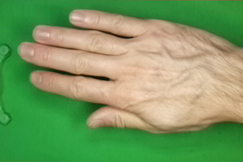
#> input picture dataset/test1.png, 243 x 162 px, shrunk from 300 x 200 before the run, found by its file name
$ jupyter execute --allow-errors Zadatak1_resenja.ipynb
#> lines starting #> are read from the running program, lines starting #| are printed output that depends on the picture; after the words box and inside, x2 and y2 are one past the last pixel; in counts of white or black regions, pixels touching at a corner belong together
# Prvi zadatak
Pred tobom je prvi zadatak iz vežbaonice iz mašinskog učenja. Kroz njega ćeš proći neke osnovne koncepte pripreme podataka, obrade slike, kao i par različitih modela klasifikacije. Nadamo se da će ti ovo pomoći da utvrdiš gradivo sa predavanja i primeniš ga na konkretnu problematiku.

Sigurno si bar čuo za igru "papir-kamen-makaze". U folderu "Rock Paper Scissors" nalazi se baza podataka sa slikama šake u sva tri različita položaja. Cilj zadatka je projektovati inovativni sistem za prepoznavanje pokazanih znakova (njihovu klasifikaciju). Ispod ćeš pronaći odvojene celine koje predstavljaju korake u standadrdnom pristupu projektovanja jednog sistema primenom mašinskog učenja. Takođe, primetićeš i neka mesta popunjena komentarima; njih je potreno izmeniti tako da se odgovori na očekivani zadatak.

#### Učitavanje potrebnih biblioteka

Pre svega, potrebno je učitati biblioteke potrebne za dalji rad. U sličaju da bilo šta dodatno bude potrebno, možeš dopisati biblioteke ispod.

[cell 1]
import numpy as np
import matplotlib.pyplot as plt
import random
import pandas as pd
import cv2
import os
import seaborn as sn

from sklearn.metrics import confusion_matrix
from sklearn.neighbors import KNeighborsClassifier
from sklearn.metrics import accuracy_score

# ovde možeš učitati dodatne biblioteke ukoliko za njima bude potrebe

## Analiza i priprema podataka

Hajde da prvo učitamo podatke i pogledadmo šta imamo u našoj bazi.

[cell 2]
# učitavanje primera slika prosleđenih u okviru foldera
slika_1, slika_2, slika_3 = plt.imread('dataset/test1.png'), plt.imread('dataset/test2.png'), plt.imread('dataset/test3.png')
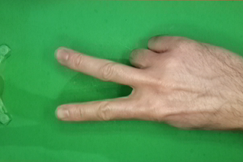
#> input picture dataset/test2.png, 243 x 162 px, shrunk from 300 x 200 before the run, found by its file name
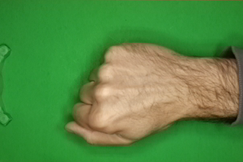
#> input picture dataset/test3.png, 243 x 162 px, shrunk from 300 x 200 before the run, found by its file name
#> slika_1 is the input picture: shape (162, 243, 3) float32; mean R, G, B 0.48, 0.607, 0.384
#> slika_2 is the input picture: shape (162, 243, 3) float32; mean R, G, B 0.345, 0.601, 0.352
#> slika_3 is the input picture: shape (162, 243, 3) float32; mean R, G, B 0.331, 0.546, 0.265

# prikaz slika
plt.figure(figsize=(15, 15))
plt.subplot(1, 3, 1)
plt.imshow(slika_1), plt.axis('off'), plt.title('Papir')
plt.subplot(1, 3, 2)
plt.imshow(slika_2), plt.axis('off'), plt.title('Makaze')
plt.subplot(1, 3, 3)
plt.imshow(slika_3), plt.axis('off'), plt.title('Kamen')
plt.show()
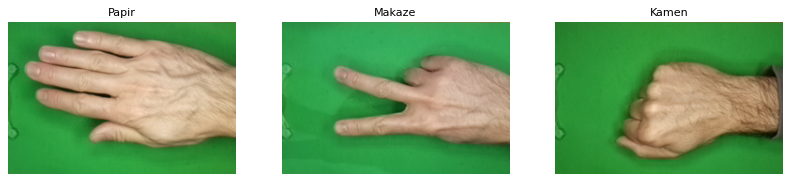
#> figure drawn by matplotlib, 3 panels

Kao što vidimo, naša baza se sastoji od tri različita položaja šake na zelenoj pozadini.
Ako se prisetimo predavanja, potrebno je izdvojiti različita karakteristična obeležja iz priloženih slika da bi se nad njima projektovao neki od statističkkih klasifikatora u daljim koracima.

Šta znači izdvojiti neke karakteristike? Hajde razmisli o tome. Šta je ono što moežeš uočiti kao razlike između ove tri slike samo gledajući u njih?
Ja ću navesti dve stvari, a ti dopuni spisak sa još dve nove:
1. Kod papira ruka prekriva skoro celu pozadinu, kod makaza i kamena manje.
2. Kod slike papira, svih 5 prstiju je ispruženo, kod makaze dva, kod kamena ni jedan.
3. <span style="color:red"> dopuniti novom karakteristikom </span>
4. <span style="color:red"> dopuniti novom karakteristikom </span>

Pomenute karakteristike je potrebno kvantifikovati, odnosno predstaviti brojevima. Pre nego što to uradimo, potrebno je pripremiti sliku za izvlačenje tih karakteristika.

## Obrada slike

Pre izdvajanja karakteristika potrebno je obraditi sliku. Kod namenjen za ovu celinu nalazi se u funckiji ispod.

Koraci predobrade:
1. Prvo je potrebno zamutiti sliku radi otklanjanja naglih ivica
2. Zatim sledi binarizacija slike - svi pikseli koji imaju bilo kakvu koncentraciju zelene treba da postanu crni, a ostali da postanu beli
3. Primeniti dilataciju kojom su uvećani objekti i uklonjeni mali razmaci između prstiju (dok je šaka zatvorena na primer), kako bi se kasnije izdvojila konzistentna celina
4. Onda primeniti eroziju kako bi se oblik vratio na prethodne dimenzije

[cell 3]
def preprocessing(picture) -> np.ndarray:
    # zamucivanje slike
    picture = cv2.GaussianBlur(picture, (11,11), 0)

    # binarizacija slike po zelenoj boji
    picture = np.where((picture[:,:,0] < 0.5) & (picture[:,:,1] > 0.1) & (picture[:,:,2] < 0.5), 0, 1)
    # konverzija slike u uint8 format
    picture = picture.astype(np.uint8)

    # dilatacija slike
    kernel = np.ones((5,5), np.uint8)
    picture = cv2.dilate(picture, kernel, iterations=3)
    # erozija slike
    picture = cv2.erode(picture, kernel, iterations=3)

    return picture

Primer slika nakon procesiranja.

[cell 4]
obradjena_slika_1 = preprocessing(slika_1)
#> in preprocessing, `picture = np.where((picture[:,:,0] < 0.5) & (picture[:,:,1] > 0.1) & (..`:
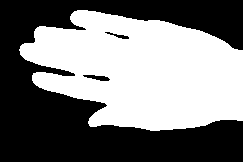
#> picture: shape (162, 243) int64; values 0 (black) and 1 (white), 48.5% white; 1 white region, box (x1, y1, x2, y2) and area: (19, 10, 243, 131) 19084
obradjena_slika_2 = preprocessing(slika_2)
obradjena_slika_3 = preprocessing(slika_3)
#> in preprocessing (call 3), `picture = cv2.dilate(picture, kernel, iterations=3)`:
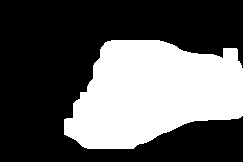
#> picture: shape (162, 243); values 0 (black) and 1 (white), 36% white; 1 white region, box (x1, y1, x2, y2) and area: (64, 40, 243, 149) 14177
#> in preprocessing (call 3), `picture = cv2.erode(picture, kernel, iterations=3)`:
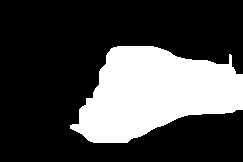
#> picture: shape (162, 243); values 0 (black) and 1 (white), 27.8% white; 1 white region, box (x1, y1, x2, y2) and area: (70, 46, 243, 143) 10961

# prikaz obradjenih slika
plt.figure(figsize=(15, 15))
plt.subplot(1, 3, 1)
plt.imshow(obradjena_slika_1, cmap='gray'), plt.axis('off'), plt.title('Papir')
plt.subplot(1, 3, 2)
plt.imshow(obradjena_slika_2, cmap='gray'), plt.axis('off'), plt.title('Makaze')
plt.subplot(1, 3, 3)
plt.imshow(obradjena_slika_3, cmap='gray'), plt.axis('off'), plt.title('Kamen')
plt.show()

## Izvlačenje karakterističnih obeležja

Sada kada smo dobili binarizovane slike šake, postaje lakše izvući karakteristike.

Priseti se prve predložene karakteristike koja razlikuje slike šaka koje pokazuju papir kamen i makaze:
- Kod papira ruka prekriva skoro celu pozadinu, kod makaza i kamena manje.

Kako bi kvantitativno predstavio ovakvu karakteristiku? Ukoliko je više piksela bele boje na slici, verovatnije je da ta slika predstavlja papir, nego makaze i kamen. Ukoliko uporedimo broj belih piksela na levoj strani slike, videćemo da će se za papir javiti neki, dok će za kamen najverovatnije levi deo slike ostati prazan. Ispod se nalazi par funkcije koje izvljače prvih par karakteristika.

Odnos broja belih i svih piksela na slici (udeo belih piksela u celoj slici):

[cell 5]
def feature1(picture) -> int:
    """Vraca udeo belih piksela u slici"""

    return sum(sum(picture)) / (len(picture)*len(picture[:,0]))

Udeo belih piksela u levoj i desnoj polovini slike:

[cell 6]
def feature2(picture) -> list:
    """Vraca udeo belih piksela u 2 segmenta slike"""

    len_x, len_y = picture.shape        # duzina i sirina slike
    segment1 = picture[:, :len_y//2]    # levi segment slike
    segment2 = picture[:, len_y//2:]    # desni segment slike

    return [sum(sum(segment1)) / (len(segment1)*len(segment1[:,0])), sum(sum(segment2)) / (len(segment2)*len(segment2[:,0]))]

Funkcija find_features primenjuje sve prethodne i vraća listu svih karakteristika.

[cell 7]
def find_features(path) -> list:
    """Vraca listu svih karakteristika"""

    pic = plt.imread(path)              # ucitavanje slike
    pic_bin = preprocessing(pic)        # obrada slike

    features = [feature1(pic_bin)]      # izvlacenje prve karakteristike
    features.extend(feature2(pic_bin))  # izvlacenje druge dve karakteristike

    # ovde dodati sve naknadno izvucene karakteristike

    return features

## Učitavanje i podela podataka na trening i test skup

Pre projektovanja samog klasifikatora jako je bitno pravilno i pravedno podeliti podatke na trening i test skup. Podaci moraju biti potpuno odvojeni i nikako se ne smeju mešati. Primera radi, ako ti nastavnica na testu da iste zadatke koje si radio/la na času, da li si siguran/na da ćeš ispravno naučiti gradivo? Ukoliko provežbaš 100 primera iz sabiranja i 1 primer iz oduzimanja, da li misliš da ćeš sa istom verovatnoćom moći da rešiš i jedan i drugi zadatak? Zato je bitno da nam se i u trening i u test setu nalazi približno isti broj odbiraka iz različitih klasa, kao i da nam kompletan dataset bude balansiran.

[cell 8]
def train_test(rock, paper, scissors, perc = 0.8):
    """Podela podataka na trening i test skup"""

    random.shuffle(rock), random.shuffle(paper), random.shuffle(scissors) # mesanje podataka

    rock_train, rock_test = rock[:int(len(rock)*perc)], rock[int(len(rock)*perc):]                          # podela kamena na trening i test skup
    paper_train, paper_test = paper[:int(len(paper)*perc)], paper[int(len(paper)*perc):]                    # podela papira na trening i test skup
    scissors_train, scissors_test = scissors[:int(len(scissors)*perc)], scissors[int(len(scissors)*perc):]  # podela makaza na trening i test skup

    train_set = rock_train + paper_train + scissors_train   # trening skup
    test_set = rock_test + paper_test + scissors_test       # test skup

    random.shuffle(train_set), random.shuffle(test_set)     # mesanje trening i test skupa

    train_data = np.array([x[0] for x in train_set])        # izdvajanje trening podataka
    train_labels = np.array([x[1] for x in train_set])      # izdvajanje labela za trening
    test_data = np.array([x[0] for x in test_set])          # izdvajanje test podataka
    test_labels = np.array([x[1] for x in test_set])        # izdvajanje labela za test

    return train_data, train_labels, test_data, test_labels

Učitavanje podataka iz baze i enkodovanje labela (kamen - 0, papir - 1, makaze - 2)

[cell 9]
rootdir = 'Rock Paper Scissors'                                       # putanja do foldera sa slikama
rock, paper, scissors = [], [], []                                       # liste za kamen, papir i makaze

for subdir, dirs, files in os.walk('.\\dataset'):
    for file in files:
        label = subdir.split('\\')[-1]

        feature = find_features(os.path.join(subdir, file))              # izvlacenje karakteristika slike
#> in find_features, `features = [feature1(pic_bin)]`: features = [0.418]
#> in feature2, `segment1 = picture[:, :len_y//2]`:
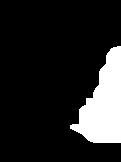
#> segment1: shape (162, 121); values 0 (black) and 1 (white), 14.5% white; 1 white region, box (x1, y1, x2, y2) and area: (70, 46, 121, 143) 2839
#> in feature2, `segment2 = picture[:, len_y//2:]`:
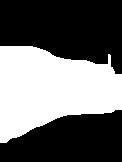
#> segment2: shape (162, 122); values 0 (black) and 1 (white), 41.1% white; 1 white region, box (x1, y1, x2, y2) and area: (0, 46, 122, 143) 8122

        if label == 'rock':
            rock.append([feature, 0])                                    # ukoliko je kamen, labela je 0
        elif label == 'paper':
            paper.append([feature, 1])                                   # ukoliko je papir, labela je 1
        else:
            scissors.append([feature, 2])                                # ukoliko su makaze, labela je 2

## Analiza karakteristika

Nakon što su izdvojene neke karakteristike, hajde da ih malo bolje pogledamo. Koliko su one korisne i koliko su međusobno slične, samo su neka od pitanja koja treba pročešljati pre projektovanja klasifikatora.

[cell 10]
# podela podataka na trening i test skup
train_data, train_labels, test_data, test_labels = train_test(rock, paper, scissors)

# formiranje dataframe-a za korelacionu analizu karakteristika
df1 = pd.DataFrame(train_data)
df2 = pd.DataFrame(test_data)
df = pd.concat([df1, df2])

# dodavanje labela u dataframe
df['label'] = np.concatenate((train_labels, test_labels))

df # prikaz

Pogledaj ovaj dataframe. U njemu se nalaze tri različite karakteristike za 427 slika iz baze, kao i odgovarajuće labela za svaku. Kako da znamo da li su ove karakteristike koje su izdvojene dovoljno dobre? Možemo uraditi korelacionu analizu sa labelama.

[cell 11]
corr_analysis = abs(df.corr()['label']).sort_values(ascending=False)    # korelacija karakteristika sa labelama
corr_analysis = corr_analysis[corr_analysis.index != 'label']
corr_analysis

Brojevi iznad predstavljau koliko je neka od karakteristika korelisana sa labelama. Vidimo da je najbolja druga, dok je najmanje korelisana prva.
Osim korelacije karakteristika sa labelama, možemo proveriti i koliko su one uzajamno slične. Tačnije, da li nose iste informacije.

#> (a cell that did not finish here is left out)

Sa korelacione matrice iznad, možeš videti da je nulta karakteristika jako korelisana i sa prvom i sa drugom, dok su prva i druga karakterisitka međusobno slabije korelisane. Odatle se zaključuje da nulta karakteristika sadrži dosta sličnih informacija sa prvom i drugom karakteristikom, pa možda i nije toliko informativna. Ovu hipotezu ćemo proveriti klasifikacijom.

## Klasifikacija

[cell 13]
# prikaz trening podataka
train_data

Iz analize karakteristika, došli smo do zaključka da karakteristike 1 i 2 nose većinu sadržaja prve, tako da je za dalju klasifikaciju možda potrebno koristiti samo njih. Ćeliju ispod izmeniti tako da se uzmu samo prva i druga karakterisika i posmatrati kako se rezultati klasifikacije menjaju.

[cell 14]
train_data = train_data[:, 0:]
test_data = test_data[:, 0:]

### KNN (k najbližih suseda)

Prvi klasifikator koji ćeš implementirati je klasifikator K Najbližih Suseda. Ispod se nalazi ilustrativni prikaz njegovog algoritma odlučivanja.

[cell 15]
train_data, train_labels, test_data, test_labels = train_test(rock, paper, scissors)
knn = KNeighborsClassifier(n_neighbors=15)
knn.fit(train_data, train_labels)
#> (the rest of this cell did not finish here and is left out)

Prisetimo se pojma krosvalidacije. Šta ona predstavlja?
<span style="color:red"> Ovde upisati komentar na zadato pitanje. </span>
Dopuniti ćeliju ispod tako da se čuvaju metrike i matrice konfuzije za 20 različitih foldova, a onda prikazati prosečne i najbolje rezultate.

[cell 16]
num_of_folds = 20         # broj ponavljanja
accs, matrices = [], []   # liste za cuvanje tacnosti i matrica konfuzije

#> (the rest of this cell did not finish here and is left out)

[cell 17]
# prikaz prosecne tacnosti i standardne devijacije
print("Accuracy: ", round(np.mean(accs)*100, 2), "%")
print("Standard deviation: ", round(np.std(accs)*100, 2), "%")

# prikaz najvece tacnosti i date matrice konfuzije
#> (the rest of this cell did not finish here and is left out)

Osmotri dobijene brojke. Srednja i maksimalna tačnost se kreću u opsegu 70-75%. Za klasifikaciju tri različite klase, random verovatnoća podotka iznosi 33.33%. U poređenju sa tim, kao i uzimajući u obzir jednostavnost korišćenih karakteristika, može se reći da dati klasifikator dovoljno dobro radi posao.

### Bajesov test minimalne verovatnoće greške

Ispred tebe se nalazi novi vid klasifikatora. Pokušaj da odgovoriš na sledeće pitanje: Kako se Bajesov test minimalne verovatnoće greške razlikuje od KNN klasifikatora? Pokreni kod ispod i analiziraj rezultate. Da li je on pogodniji za ovu problematiku? Kakva se tačnost dobija?

#> (a cell that did not finish here is left out)

[cell 19]
num_of_folds = 20         # broj ponavljanja
accs, matrices = [], []   # liste za cuvanje tacnosti i matrica konfuzije

#> (the rest of this cell did not finish here and is left out)

[cell 20]
# prikaz prosecne tacnosti i standardne devijacije
print("Accuracy: ", round(np.mean(accs)*100, 2), "%")
print("Standard deviation: ", round(np.std(accs)*100, 2), "%")

# prikaz najvece tacnosti i date matrice konfuzije
#> (the rest of this cell did not finish here and is left out)

Iz korelacione matrice uoči koja se dva položaja šake najmanje mešaju, pa za ta dva elementa prikaži histograme obeležja. Uporediti ih i analiziraj njihove razlike.

Prikaz histograma obeležja 1

[cell 21]
plt.figure(figsize=(15, 5))
plt.subplot(1, 2, 1)
plt.hist(train_data[train_labels == 1][:,1], bins=20)
plt.title('Histogram obelezja 1 za papir')
plt.subplot(1, 2, 2)
plt.hist(train_data[train_labels == 2][:,1], bins=20)
plt.title('Histogram obelezja 1 za makaze')
plt.show()
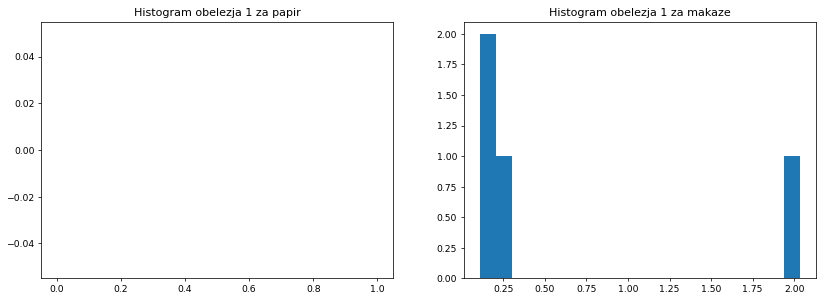
#> figure drawn by matplotlib, 2 panels; panel 2: tallest bar 2 high, from x = 0.108 to 0.205

Prikaz histograma obeležja 2

[cell 22]
# prikaz histograma obelezja 19
plt.figure(figsize=(15, 5))
plt.subplot(1, 2, 1)
plt.hist(train_data[train_labels == 1][:,2], bins=20)
plt.title('Histogram obelezja 2 za papir')
plt.subplot(1, 2, 2)
plt.hist(train_data[train_labels == 2][:,2], bins=20)
plt.title('Histogram obelezja 2 za makaze')
plt.show()

Kako se razlikuju dati histogrami?
- <span style="color:red"> Ovde upisati komentar za prvu karakteristiku. </span>
- <span style="color:red"> Ovde upisati komentar za drugu karakteristiku. </span>

### Linearni klasifikator na bazi željenog izlaza

Pred tobom je još jedan vid klasifikatora projektovan za prepoznavanje dva položaja šake. Odluči se za dve konkretne klase koje ćeš posmatrati.

Ovde se nalazi nova funkcija za podelu podataka na trening i test, jer se sada posmatraju samo dve klase.

[cell 23]
# funkcija za formiranje trening i test skupa za binarnu klasifikaciju
def train_test_2(paper, scissors, perc = 0.8):
    """Podela podataka na trening i test skup"""

    random.shuffle(paper), random.shuffle(scissors) # mesanje podataka

    paper_train, paper_test = paper[:int(len(paper)*perc)], paper[int(len(paper)*perc):]                                      # podela papira na trening i test skup
    scissors_train, scissors_test = scissors[:int(len(scissors)*perc)], scissors[int(len(scissors)*perc):]                    # podela makaza na trening i test skup

    train_set = paper_train + scissors_train   # trening skup
    test_set = paper_test + scissors_test      # test skup

    random.shuffle(train_set), random.shuffle(test_set)     # mesanje trening i test skupa

    train_data = np.array([x[0] for x in train_set])        # izdvajanje trening podataka
    train_labels = np.array([x[1] for x in train_set])      # izdvajanje labela za trening
    test_data = np.array([x[0] for x in test_set])          # izdvajanje test podataka
    test_labels = np.array([x[1] for x in test_set])        # izdvajanje labela za test

    return train_data, train_labels, test_data, test_labels

Projektovati linearni klasifikator na bazi željenog izlaza pomoću formule sa predavanja:

[cell 24]
def linear_classifier(train_data, train_labels, test_data, test_labels):
    """Linearni klasifikator na bazi zeljenog izlaza"""

    train_data = np.concatenate((train_data, np.ones((len(train_data), 1))), axis=1) # dodavanje kolone jedinica
    test_data = np.concatenate((test_data, np.ones((len(test_data), 1))), axis=1)    # dodavanje kolone jedinica

    #change train and test labels to -1 and 1
    train_labels[train_labels == 2] = -1

    W = np.linalg.inv(train_data.T @ train_data) @ train_data.T @ train_labels       # W = (X^T * X)^-1 * X^T * y

    results = test_data @ W                                                          # rezultati klasifikacije

    predicted = np.where(results > 0, 1, 2)                                          # predvidjene labele
    train_labels[train_labels == -1] = 2                                             # vracanje labela na 1 i 2

    # racunanje tacnosti i matrice konfuzije
    return sum(predicted == test_labels) / len(test_labels), confusion_matrix(test_labels, predicted), W

Krosvalidacija za 20 foldova i linearni klasifikator.

[cell 25]
num_of_folds = 20           # broj ponavljanja
accs, matrices = [], []     # liste za cuvanje tacnosti i matrica konfuzije
chosen_features = [1, 2]    # indeksi obelezja koja ce biti koriscena za klasifikaciju
Ws = []                     # lista za cuvanje tezina
data_for_plotting = []      # lista za cuvanje trening i test skupa

for i in range(num_of_folds):
    trd, trl, ted, tel = train_test_2(paper, scissors)          # podela podataka na trening i test skup

    trd = trd[:, chosen_features]                               # izdvajanje obelezja koja ce biti koriscena za klasifikaciju
    ted = ted[:, chosen_features]                               # izdvajanje obelezja koja ce biti koriscena za klasifikaciju

    acc, conf, W = linear_classifier(trd, trl, ted, tel)        # klasifikacija

    # cuvanje rezultata
    accs.append(acc)
    matrices.append(conf)
    Ws.append(W)
    data_for_plotting.append([trd, trl, ted, tel])

Analiza rezultata:

[cell 26]
# prikaz prosecne tacnosti i standardne devijacije
print("Accuracy: ", round(np.mean(accs)*100, 2), "%")
print("Standard deviation: ", round(np.std(accs)*100, 2), "%")

# prikaz najvece tacnosti i date matrice konfuzije
max_acc = np.argmax(accs)
print("Max accuracy: ", round(accs[max_acc]*100, 2), "%")

# prikaz matrice konfuzije sa celim prikazom brojeva
print("Confusion matrix: ")
#> (the rest of this cell did not finish here and is left out)

Šta se zaključuje iz matrice konfuzije i rezultata klasifikacije? Kakva je tačnost i koje se klase više mešaju? Da li dolazi do preobučavanja, nedovoljnog obučavanja ili je obučavanje regularno? Kako se može popraviti tačnost?

[cell 27]
# parametri za prikazivanje (iteracija sa najvecom tacnoscu)
trd = data_for_plotting[max_acc][0]
trl = data_for_plotting[max_acc][1]
ted = data_for_plotting[max_acc][2]
tel = data_for_plotting[max_acc][3]
w_0 = Ws[max_acc][2]
w_1 = Ws[max_acc][1]
w_2 = Ws[max_acc][0]

Plotovanje kriterijumske funkcije u prostoru dva najbolja obeležja.

[cell 28]
plt.figure(figsize=(15, 5))

# prikaz odbiraka iz trening skupa
plt.subplot(1, 2, 1)
plt.scatter(trd[trl == 1][:,0], trd[trl == 1][:,1], label='papir')
plt.scatter(trd[trl == 2][:,0], trd[trl == 2][:,1], label='makaze')
plt.title('Trening skup'), plt.xlabel('11. obelezje'), plt.ylabel('19. obelezje'), plt.legend()

# prikaz odbiraka iz test skupa
plt.subplot(1, 2, 2)
plt.scatter(ted[tel == 1][:,0], ted[tel == 1][:,1], label='papir')
plt.scatter(ted[tel == 2][:,0], ted[tel == 2][:,1], label='makaze')
plt.title('Test skup'), plt.xlabel('11. obelezje'), plt.ylabel('19. obelezje'), plt.legend()

# prikaz kriterijumske funkciije
x = np.linspace(min(trd[:,0])-1, max(trd[:,0])+1, 100)
y = (-w_0 - w_2*x)/w_1
plt.plot(x, y, color='black')

# ogranicenja
plt.xlim(min(trd[:,0])-1, max(trd[:,0])+1)
plt.ylim(min(trd[:,1]), max(trd[:,1]))
plt.show();
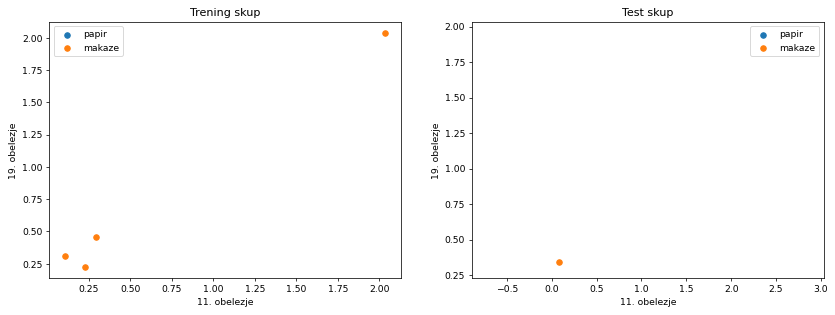
#> figure drawn by matplotlib, 2 panels; panel 2: curve peaks at x = -0.892, y = 2.25e+14
